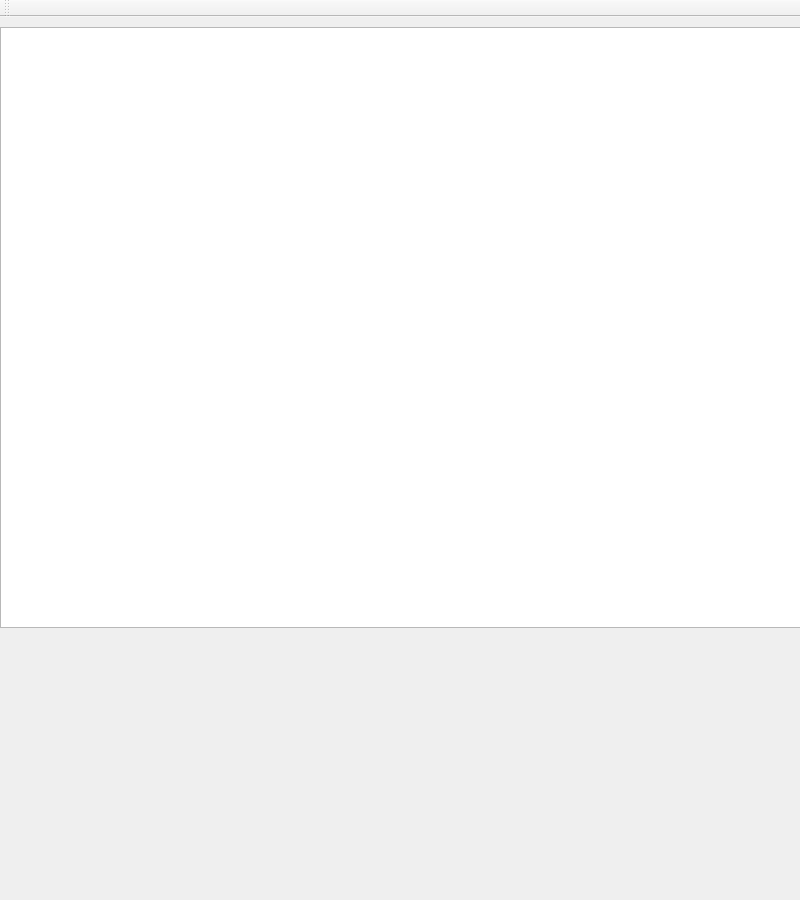
<?xml version="1.0" encoding="UTF-8"?>
<ui version="4.0">
 <class>MainWindow</class>
 <widget class="QMainWindow" name="MainWindow">
  <property name="geometry">
   <rect>
    <x>0</x>
    <y>0</y>
    <width>800</width>
    <height>900</height>
   </rect>
  </property>
  <property name="windowTitle">
   <string>MarketWatch</string>
  </property>
  <widget class="QWidget" name="centralwidget">
   <widget class="QTableView" name="tableView">
    <property name="geometry">
     <rect>
      <x>0</x>
      <y>10</y>
      <width>801</width>
      <height>601</height>
     </rect>
    </property>
    <property name="font">
     <font>
      <pointsize>12</pointsize>
      <weight>75</weight>
      <bold>true</bold>
     </font>
    </property>
    <property name="styleSheet">
     <string notr="true"/>
    </property>
    <property name="editTriggers">
     <set>QAbstractItemView::NoEditTriggers</set>
    </property>
    <property name="tabKeyNavigation">
     <bool>false</bool>
    </property>
    <property name="dragEnabled">
     <bool>true</bool>
    </property>
    <property name="dragDropMode">
     <enum>QAbstractItemView::InternalMove</enum>
    </property>
    <property name="selectionMode">
     <enum>QAbstractItemView::ContiguousSelection</enum>
    </property>
    <property name="selectionBehavior">
     <enum>QAbstractItemView::SelectRows</enum>
    </property>
    <property name="showGrid">
     <bool>false</bool>
    </property>
    <property name="sortingEnabled">
     <bool>true</bool>
    </property>
    <attribute name="horizontalHeaderCascadingSectionResizes">
     <bool>false</bool>
    </attribute>
    <attribute name="verticalHeaderCascadingSectionResizes">
     <bool>false</bool>
    </attribute>
    <attribute name="verticalHeaderDefaultSectionSize">
     <number>30</number>
    </attribute>
    <attribute name="verticalHeaderMinimumSectionSize">
     <number>20</number>
    </attribute>
   </widget>
  </widget>
  <widget class="QToolBar" name="toolBar">
   <property name="windowTitle">
    <string>toolBar</string>
   </property>
   <attribute name="toolBarArea">
    <enum>TopToolBarArea</enum>
   </attribute>
   <attribute name="toolBarBreak">
    <bool>false</bool>
   </attribute>
  </widget>
  <action name="actionAdd">
   <property name="text">
    <string>Add</string>
   </property>
  </action>
  <action name="actionDEL">
   <property name="text">
    <string>Delete</string>
   </property>
  </action>
  <action name="actionSQUARE">
   <property name="text">
    <string>Square</string>
   </property>
  </action>
  <action name="actionModify">
   <property name="text">
    <string>Modify</string>
   </property>
  </action>
 </widget>
 <resources/>
 <connections/>
</ui>
